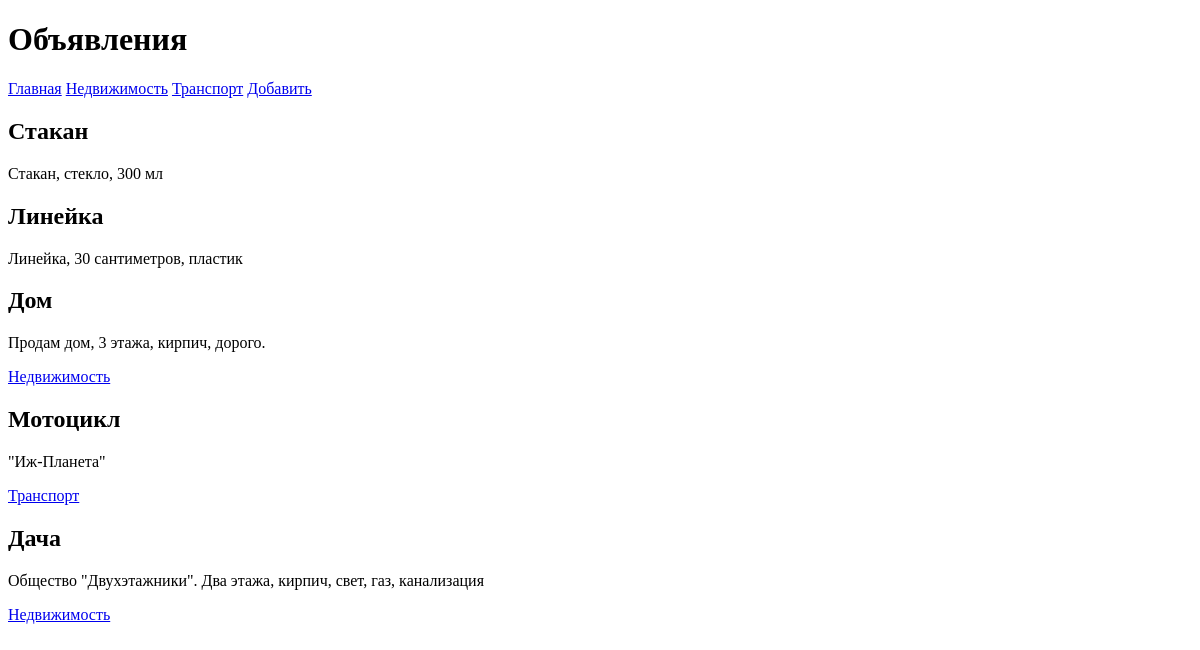
Page /bboard/ on the earlier database version.
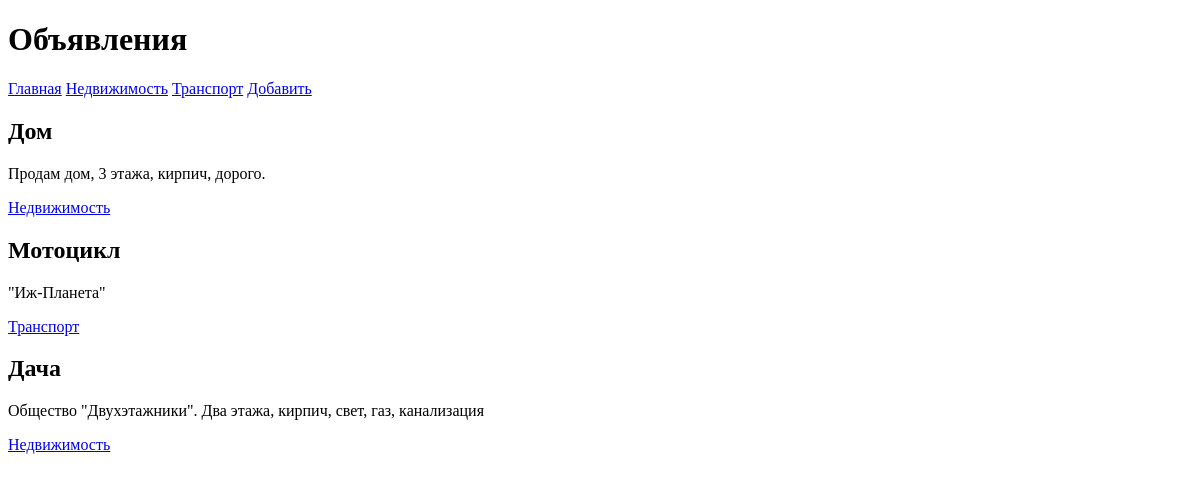
Same page on the later database version.
### bboard/models.py (models this page shows, shortened)
class Rubric(models.Model):
    name = models.CharField(max_length=20, db_index=True, verbose_name='Название')
    class Meta:
        verbose_name_plural = 'Рублики'
        verbose_name = 'Рублика'
        ordering = ['name']

class Bb(models.Model):
    title = models.CharField(max_length=50, verbose_name='Товар')
    content = models.TextField(verbose_name='Описание')
    price = models.FloatField(verbose_name='Цена')
    published = models.DateTimeField(auto_now_add=True, db_index=True, verbose_name='Опубликовано')
    rubric = models.ForeignKey('Rubric', null=True, on_delete=models.PROTECT, verbose_name='Рублика')
    class Meta:
        verbose_name_plural = 'Объявления'
        verbose_name = 'Объявление'
        ordering = ['-published']

### bboard/views.py (the view)
# urls.py: path('', index, name='index'),
def index(request):
    bbs = Bb.objects.all()
    rubrics = Rubric.objects.all()
    context = {'bbs': bbs, 'rubrics': rubrics}
    return render(request, 'bboard/index.html', context)

### bboard/templates/bboard/index.html (shortened to what this page needs)
<!DOCTYPE html>
<html>
<head>
</head>
<body>
    <h1>Объявления</h1>
    <div>
        <a href="{% url 'index' %}">Главная</a>
        {% for rubric in rubrics %}
        <a href="{% url 'rubric_bbs' rubric.pk %}">{{ rubric.name }}</a>
        {% endfor %}
        <a href="{% url 'add' %}">Добавить</a>
    </div>
    {% for bb in bbs %}
    <div>
        <h2>{{ bb.title }}</h2>
        <p>{{ bb.content }}</p>
        <p>
            <a href="{% url 'rubric_bbs' bb.rubric.pk %}">{{ bb.rubric.name }}</a>
        </p>
    </div>
    {% endfor %}
</body>
</html>

Differences in the rows shown:
removed Bb: title "Стакан", content "Стакан, стекло, 300 мл"
removed Bb: title "Линейка", content "Линейка, 30 сантиметров, пластик"
